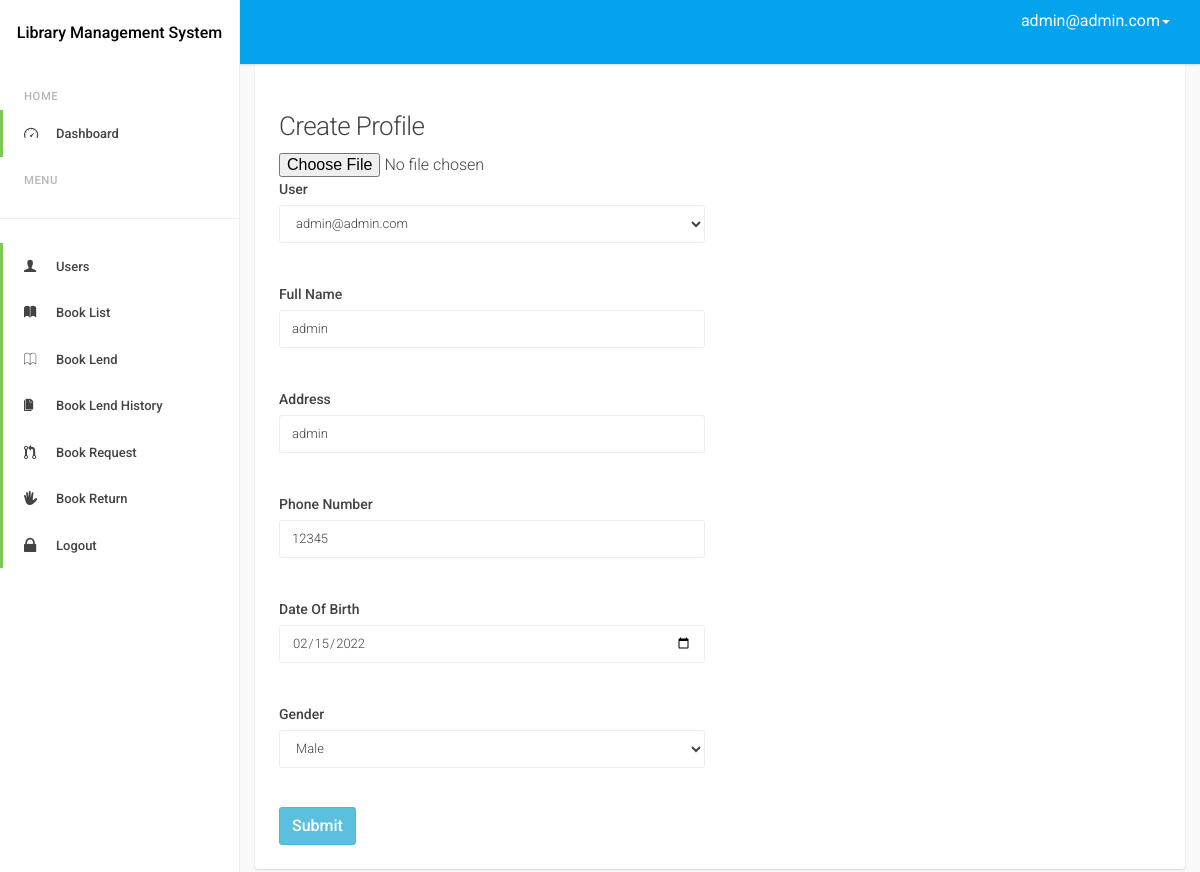
Screenshot of /userdash/profile/update/ (signed in) with the database file from the repository.
### accounts/models.py (models this page shows, shortened)
class MyUser(AbstractBaseUser):
    email = models.EmailField(
        verbose_name='email address',
        max_length=255,
        unique=True,
    )
    is_active = models.BooleanField(default=True)
    is_admin = models.BooleanField(default=False)
    is_staff_member = models.BooleanField(default=False)
    last_login = models.DateTimeField(blank=True, null=True, verbose_name="last login")
    is_email_verified = models.BooleanField(default=False)
    is_user_verified = models.BooleanField(default=False)
    objects = MyUserManager()
    USERNAME_FIELD = 'email'
    REQUIRED_FIELDS = []
    class Meta:
        verbose_name = 'User'
        verbose_name_plural = 'Users'
    def __str__(self):
        return self.email

### profiles/models.py (models this page shows, shortened)
class Profiles(models.Model):
    GENDER_CHOICES = (
        ('M', 'Male'),
        ('F', 'Female'),
        ('N', 'Rather Not Say'),
    )
    user = models.OneToOneField(MyUser, on_delete=models.PROTECT)
    profile_image = models.ImageField(blank=True, null=True)
    full_name = models.CharField(max_length=100)
    address = models.CharField(max_length=100)
    phone_number = models.CharField(max_length=10, unique=True)
    dob = models.DateField(verbose_name='Date Of Birth')
    gender = models.CharField(max_length=1, choices=GENDER_CHOICES)
    rf_id = models.CharField(max_length=100, unique=True, blank=True, null=True)

### user_dash/views.py (the view)
# urls.py: path('profile/update/', views.ProfileUpdateView.as_view(), name='profile_update'),
@method_decorator(login_required(), name='dispatch')
class ProfileUpdateView(UpdateView):
    form_class = ProfileUpdateForm
    success_url = "/userdash/profile/view/"
    template_name = 'user_dash/update_profile.html'
    def get_object(self, **kwargs):
        return Profiles.objects.get(user=self.request.user)
    def get_form_kwargs(self):
        kwargs = super().get_form_kwargs()
        kwargs['user_id'] = self.request.user
        return kwargs

### user_dash/forms.py
class ProfileUpdateForm(forms.ModelForm):
    class Meta:
        model = Profiles
        fields = ['user', 'profile_image', 'full_name', 'address', 'phone_number', 'dob', 'gender']
        widgets = {
            'user': forms.Select(attrs={'class': 'form-control'}),
            'full_name': forms.TextInput(attrs={'class': 'form-control'}),
            'address': forms.TextInput(attrs={'class': 'form-control'}),
            'phone_number': forms.NumberInput(attrs={'class': 'form-control'}),
            'dob': forms.DateInput(attrs={'type': 'date', 'class': 'form-control'}),
            'gender': forms.Select(attrs={'class': 'form-control'}),
            'rf_id': forms.TextInput(attrs={'class': 'form-control'}),
        }
    def __init__(self, user_id, *args, **kwargs):
        super(ProfileUpdateForm, self).__init__(*args, **kwargs)
        self.fields['gender'].empty_label = 'Select Gender'
        self.fields['user'].empty_label = None
        self.fields['user'].queryset = MyUser.objects.filter(email=user_id)

### user_dash/templates/user_dash/update_profile.html (shortened to what this page needs)
{% extends 'base.html' %}
{% load static %}
{% block body %}
    <div class="d-sm-flex  mb-4">
        <h1 class="h3 mb-0 text-gray-800">Create Profile</h1>
    </div>
    <div class="row mb-3 ">
        <div class="col-xl-5 col-md-6 mb-4">
            <form method="post" enctype="multipart/form-data">
                <input type="file" name="profile_image" accept="image/*" class="drop-zone__input">
                <div class="mt-3">
                    <div class="form-group">
                        <label for="user">User</label>
                        {{ form.user }}<br>
                    </div>
                </div>
                <div class="form-group">
                    <label for="full_name">Full Name</label>
                    {{ form.full_name }}<br>
                </div>
                <div class="form-group">
                    <label for="address">Address</label>
                    {{ form.address }}<br>
                </div>
                <div class="form-group">
                    <label for="phone_number">Phone Number</label>
                    {{ form.phone_number }}<br>
                </div>
                <div class="form-group">
                    <label for="dob">Date Of Birth</label>
                    {{ form.dob }}<br>
                </div>
                <div class="form-group">
                    <label for="gender">Gender</label>
                    {{ form.gender }}<br>
                </div>
                <input type="submit" value="Submit" class="btn btn-info">
        </div>
    </div>
    </div>
{% endblock %}

### templates/base.html (shortened to what this page needs)
{% load static %}
<!DOCTYPE html>
<html lang="en">
<head>
    <link rel="stylesheet" href="{% static 'dashboard/assets/js/datatables/jquery.dataTables.min.css' %}"/>
    <link rel="stylesheet" id="css-font-awesome" href="{% static 'dashboard/assets/css/font-awesome.css' %}"/>
    <link rel="stylesheet" id="css-ionicons" href="{% static 'dashboard/assets/css/ionicons.css' %}"/>
    <link rel="stylesheet" id="css-bootstrap" href="{% static 'dashboard/assets/css/bootstrap.css' %}"/>
    <link rel="stylesheet" id="css-app" href="{% static 'dashboard/assets/css/app.css' %}"/>
</head>
<body id="page-top">
<body class="app-ui layout-has-drawer layout-has-fixed-header">
<div class="app-layout-canvas">
    <div class="app-layout-container">
        <aside class="app-layout-drawer">
            <div class="app-layout-drawer-scroll">
                <div id="logo" class="drawer-header">
                    <a href="/">
                        <h5 class="text-center" style="color: black;">Library Management System</h5>
                    </a>
                </div>
                <nav class="drawer-main">
                    <ul class="nav nav-drawer">
                        {% if request.user.is_admin %}
                            <li class="nav-item nav-drawer-header">Home</li>
                            <li class="nav-item active">
                                <a class="nav-link" href="{% url 'admin_dash:home' %}">
                                    <i class="ion-speedometer fa-4x"></i>
                                    <span>Dashboard</span></a>
                            </li>
                            <li class="nav-item nav-drawer-header">Menu</li>
                            <hr class="sidebar-divider">
                            <li class="nav-item active">
                                <a class="nav-link" href="{% url 'admin_dash:user_list_view' %}">
                                    <i class="ion-person fa-4x"></i>
                                    <span>Users</span></a>
                            </li>
                            <li class="nav-item active">
                                <a class="nav-link" href="{% url 'admin_dash:book_list' %}">
                                    <i class="ion-ios-book"></i>
                                    <span>Book List</span></a>
                            </li>
                            <li class="nav-item active">
                                <a class="nav-link" href="{% url 'admin_dash:student' %}">
                                    <i class="ion-ios-book-outline"></i>
                                    <span>Book Lend</span></a>
                            </li>
                            <li class="nav-item active">
                                <a class="nav-link" href="{% url 'admin_dash:book_history' %}">
                                    <i class="ion-ios-copy"></i>
                                    <span>Book Lend History</span></a>
                            </li>
                            <li class="nav-item active">
                                <a class="nav-link" href="{% url 'admin_dash:request_book_view' %}">
                                    <i class="ion-pull-request"></i>
                                    <span>Book Request</span></a>
                            </li>
                            <li class="nav-item active">
                                <a class="nav-link" href="{% url 'admin_dash:return_book' %}">
                                    <i class="ion-android-hand"></i>
                                    <span>Book Return</span></a>
                            </li>
                            <li class="nav-item active">
                                <a class="nav-link" href="{% url 'accounts:logout' %}">
                                    <i class="ion-locked"></i>
                                    <span>Logout</span></a>
                            </li>
                        {% endif %}
                    </ul>
                </nav>
            </div>
        </aside>
        <header class="app-layout-header">
            <nav class="navbar navbar-default">
                <div class="container-fluid">
                    <div class="collapse navbar-collapse" id="header-navbar-collapse">
                        <ul class="nav navbar-nav navbar-right navbar-toolbar">
                            <li class="dropdown dropdown-profile">
                                <a href="javascript:void(0)" data-toggle="dropdown">
                                    <span class="">{{ request.user }}<span class="caret"></span></span>
                                </a>
                            </li>
                        </ul>
                    </div>
                </div>
            </nav>
        </header>
        <main class="app-layout-content">
            <div class="container-fluid">
                <div class="card">
                    <div class="card-block">
                        {% block body %}
                        {% endblock %}
                    </div>
                </div>
            </div>
    </div>
</body>
</html>

### static/dashboard/assets/css/app.css (style rules this page uses)
.app-layout-drawer { position: fixed; top: 0; bottom: 0; z-index: 5; display: block; width: 240px; border-right: 1px solid #eeeeee; font-weight: 500; background-color: #fff; visibility: hidden; -webkit-transform: translateX(-240px); transform: translateX(-240px); -webkit-transform-style: preserve-3d; transform-style: preserve-3d; -webkit-transition: 0.2s cubic-bezier(0.4, 0, 0.2, 1) 0.1s; transition: 0.2s cubic-bezier(0.4, 0, 0.2, 1) 0.1s; -webkit-transition-property: visibility, -webkit-transform; transition-property: visibility, -webkit-transform; transition-property: transform, visibility; transition-property: transform, visibility, -webkit-transform; }
.drawer-header { position: relative; overflow: hidden; width: 100%; height: 64px; line-height: 64px; line-height: 1; }
.drawer-header:before, .drawer-header:after { content: " "; display: table; }
.drawer-header:after { clear: both; }
.drawer-header a { display: block; height: auto; width: 100%; }
.drawer-main { margin-top: 24px; font-size: 13px; -webkit-transform: translateZ(0); transform: translateZ(0); }
.nav-drawer li a { padding-right: 24px; padding-left: 52.99999px; color: inherit; font-weight: 500; }
.nav-drawer > li > a { border-left: 3px solid transparent; padding-top: 14px; padding-bottom: 13px; }
.nav-drawer > .active > a { background-color: transparent; border-color: #7dc855; }
.nav-drawer > li > a > i { position: absolute; left: 21px; font-size: 1.25em; line-height: 1.25; }
.nav-drawer-header { padding: 15px 24px 5px; font-size: 87.5%; letter-spacing: .5px; text-transform: uppercase; opacity: .38; }
.nav-drawer-header:first-of-type { padding-top: 0; }
.app-layout-header { z-index: 4; background-color: #04a3ed; color: white; box-shadow: 0 1px 2px rgba(0, 0, 0, 0.14); }
.dropdown-profile a { padding-top: 8px !important; padding-bottom: 8px !important; }
.dropdown-profile a span { color: white; vertical-align: middle; }
.app-layout-content { height: 100%; width: 100%; }
@media screen and (min-width: 992px) { .layout-has-drawer .app-layout-header, .layout-has-drawer .app-layout-content, .layout-has-drawer .app-layout-footer { padding-left: 240px; } }
@media screen and (min-width: 992px) { .layout-has-drawer .app-layout-drawer { visibility: visible; -webkit-transform: translateX(0); transform: translateX(0); -webkit-transition: none; transition: none; } }
.layout-has-fixed-header .app-layout-header { position: fixed; top: 0; right: 0; left: 0; }
.layout-has-fixed-header .app-layout-content { padding-top: 64px; }
.card { margin-bottom: 24px; border-radius: 3px; box-shadow: 0 1px 2px rgba(0, 0, 0, 0.14); }
.card:not([class*="bg-"]) { background-color: #fff; }
.card-block { padding: 24px 24px; }
.card-block:first-child { border-top-right-radius: 3px; border-top-left-radius: 3px; }
.card-block > :first-child, .card-block > .row:first-child > [class*="col-"] > :first-child { margin-top: 0; }
.card-block > :last-child { margin-bottom: 0; }
.fa-4x { font-size: 4em; }

### user_dash/templates/user_dash/update_profile.html (style rules this page uses)
.drop-zone__input { display: none; }

### rows the page displays
MyUser: user "admin@admin.com"
Profiles: user "admin@admin.com", full_name "admin", address "admin", phone_number "12345", dob "02/15/2022", gender "Male"
